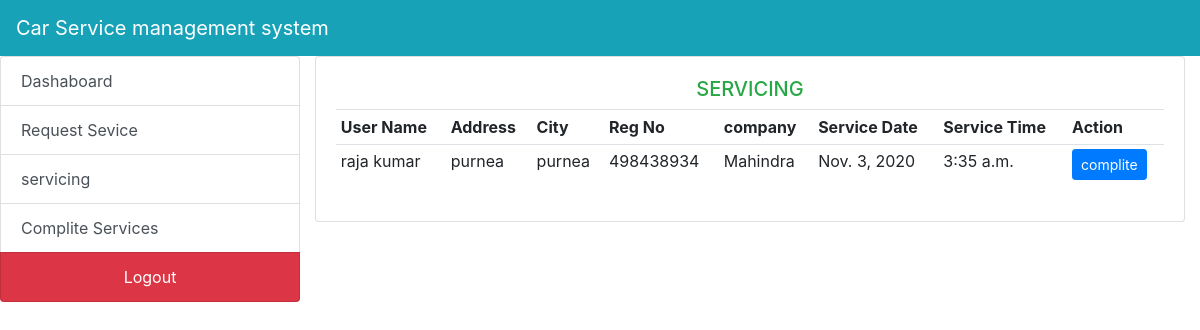
/servicing (signed in), run on the app's committed database.
### service/models.py (models this page shows, shortened)
class Service(models.Model):
    service_id = models.AutoField(primary_key=True)
    user_id = models.ForeignKey(User,on_delete=models.CASCADE)
    company = models.CharField(max_length=200)
    registation_no = models.IntegerField()
    service_date = models.DateField()
    service_time = models.TimeField()
    delivery_type = models.CharField(max_length=200)
    CHOICES = (('panding','panding'),('apsept','apsept'),('reject','reject'),('complite','complite'),)
    status = models.CharField(max_length = 200 ,choices = CHOICES)

class User(models.Model):
    user_id = models.AutoField(primary_key=True)
    name = models.CharField(max_length=200)
    contact = models.IntegerField()
    city = models.CharField(max_length=200)
    address = models.CharField(max_length=200)
    password = models.CharField(max_length=200)

### service/views.py (the view)
# urls.py: path('servicing',Servicing.as_view(),name="servicing"),
class Servicing(LoginRequiredMixin,View):
    def get(self, request):
        content = {
            "apseptservices": Service.objects.filter(status='apsept'),
        }
        return render(request,'admins/apseptservice.html', content)

### templates/admins/apseptservice.html
{% extends 'admins/base.html' %}
{% block content %}
    <div class="container">
        <div class='row'>
            <div class="col-lg-12">
                <div class="card">
                    <div class="card-body">
                    <h5 class="display-5 text-center text-uppercase text-success">Servicing</h5>
                        <table class="table table-sm">
                            <tr>
                                <th>User Name</th>
                                <th>Address</th>
                                <th>City</th>
                                <th>Reg No</th>
                                <th>company</th>
                                <th>Service Date</th>
                                <th>Service Time</th>
                                <th>Action</th>
                            </tr>
                            {% for x in apseptservices %}
                            <tr>
                                <td>{{ x.user_id.name }}</td>
                                <td>{{ x.user_id.address }}</td>
                                <td>{{ x.user_id.city }}</td>
                                <td>{{ x.registation_no }}</td>
                                <td>{{ x.company }}</td>
                                <td>{{ x.service_date }}</td>
                                <td>{{ x.service_time }}</td>
                                <td><a href="{% url 'complite' x.service_id %}" class="btn btn-primary btn-sm">complite</a></td>
                            </tr>
                            {% endfor %}
                        </table>
                    </div>
                </div>
            </div>
        </div>
    </div>
{% endblock %}

### data on the page
Service: user_id.name "raja kumar", user_id.address "purnea", user_id.city "purnea", registation_no "498438934", company "Mahindra", service_date "Nov. 3, 2020", service_time "3:35 a.m."
